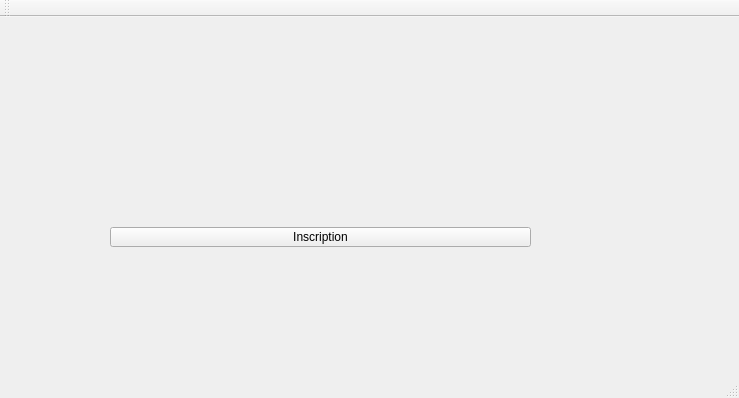
<?xml version="1.0" encoding="UTF-8"?>
<ui version="4.0">
 <class>Babel</class>
 <widget class="QMainWindow" name="Inscription">
  <property name="geometry">
   <rect>
    <x>0</x>
    <y>0</y>
    <width>739</width>
    <height>398</height>
   </rect>
  </property>
  <property name="windowTitle">
   <string>Babel</string>
  </property>
  <widget class="QWidget" name="centralWidget">
   <widget class="QPushButton" name="pushButton">
    <property name="geometry">
     <rect>
      <x>110</x>
      <y>210</y>
      <width>421</width>
      <height>20</height>
     </rect>
    </property>
    <property name="text">
     <string>Inscription</string>
    </property>
   </widget>
  </widget>
  <widget class="QMenuBar" name="menuBar">
   <property name="geometry">
    <rect>
     <x>0</x>
     <y>0</y>
     <width>739</width>
     <height>20</height>
    </rect>
   </property>
  </widget>
  <widget class="QToolBar" name="mainToolBar">
   <attribute name="toolBarArea">
    <enum>TopToolBarArea</enum>
   </attribute>
   <attribute name="toolBarBreak">
    <bool>false</bool>
   </attribute>
  </widget>
  <widget class="QStatusBar" name="statusBar"/>
 </widget>
 <layoutdefault spacing="6" margin="11"/>
 <resources/>
 <connections/>
</ui>
